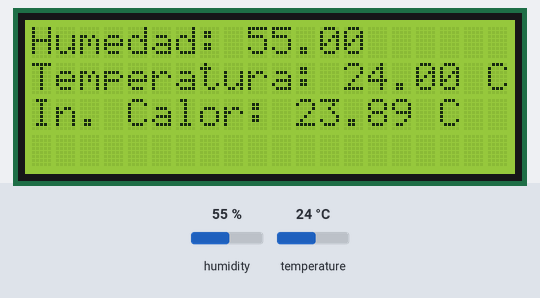
A sketch run on a simulated Arduino Uno, built with avr-gcc and run on an emulated ATmega328P. On the bench: 20×4 character LCD. Inputs (shaded band) come from the test bench; at power-on: humidity 55 %, temperature 24 °C. What the sketch prints to the serial monitor is not drawn.

Above: at 5.8 s.
5.9 s: humidity set to 22 %
At 10.8 s:
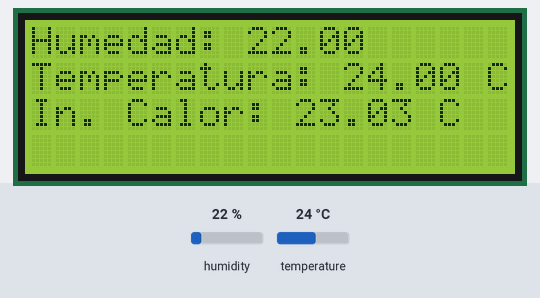
13.5 s: temperature set to 12 °C
At 15.7 s:
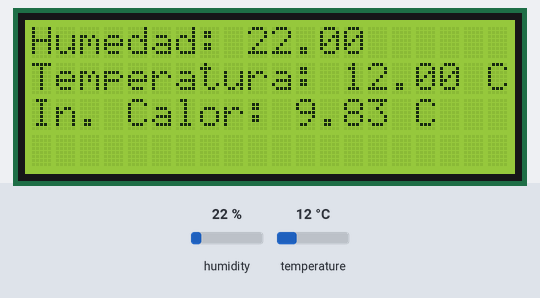
21.1 s: humidity set to 40 %
At 26.8 s:
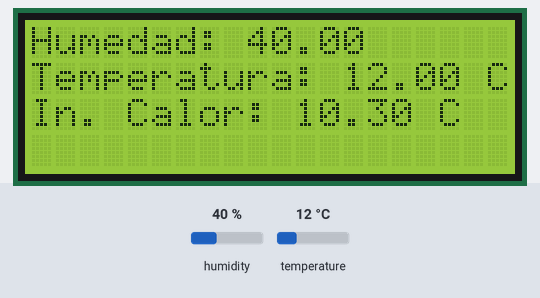
28.7 s: temperature set to 19 °C
At 31.8 s:
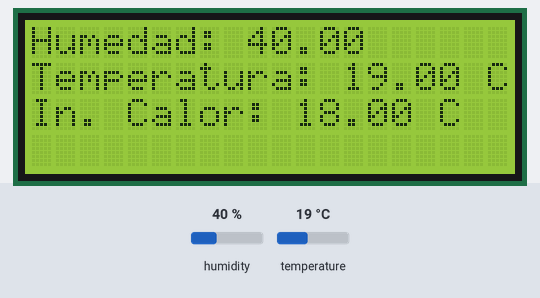
Timing chart, 0 to 33.3 s (numbered marks = the images above; inputs shaded):
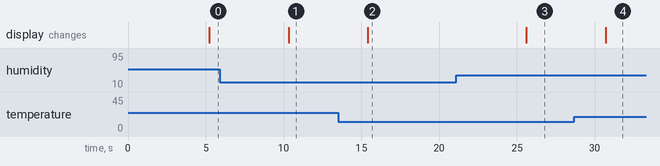

The sketch:

sensor_de_humedad.ino
```cpp
#include <Adafruit_Sensor.h>
#include <DHT.h>
#include <DHT_U.h>
#define DHTPIN 2
#define DHTTYPE DHT11
DHT dht(DHTPIN, DHTTYPE);


#include <LiquidCrystal_I2C.h>
#include <Wire.h>
#include <LiquidCrystal_I2C.h>
LiquidCrystal_I2C lcd(0x3F,20,4);

void setup() {
  Serial.begin(9600);
  dht.begin();

   lcd.init();
   lcd.begin(20,4);
   lcd.backlight();
}
void loop() {

  delay(5000);

  // Leemos la humedad relativa
  float h = dht.readHumidity();
  // Leemos la temperatura en grados centígrados (por defecto)
  float t = dht.readTemperature();
  // Leemos la temperatura en grados Fahrenheit
  float f = dht.readTemperature(true);

  // Comprobamos si ha habido algún error en la lectura
  if (isnan(h) || isnan(t) || isnan(f)) {
    Serial.println("Error obteniendo los datos del sensor DHT11");
    return;
  }

  // Calcular el índice de calor en Fahrenheit
  float hif = dht.computeHeatIndex(f, h);
  // Calcular el índice de calor en grados centígrados
  float hic = dht.computeHeatIndex(t, h, false);

  Serial.print("Humedad: ");
  Serial.print(h);
  Serial.print(" %\t");
  Serial.print("Temperatura: ");
  Serial.print(t);
  Serial.print(" *C ");
  Serial.print(f);
  Serial.print(" *F\t");
  Serial.print("Índice de calor: ");
  Serial.print(hic);
  Serial.print(" *C ");
  Serial.print(hif);
  Serial.println(" *F");

  lcd.setCursor(0,0);
  lcd.print("Humedad: ");
  lcd.print(h);
  lcd.setCursor(0,1);
  lcd.print("Temperatura: ");
  lcd.print(t);
  lcd.print(" C ");
  lcd.setCursor(0,2);
  lcd.print("In. Calor: ");
  lcd.print(hic);
  lcd.print(" C ");
}
```

Measured:
- after the input at 5.9 s, the display: changes after 4.4 s (image 1)
- after the input at 13.5 s, the display: changes after 1.9 s (image 2)
- after the input at 21.1 s, the display: changes after 4.5 s (image 3)
- after the input at 28.7 s, the display: changes after 2.0 s (image 4)
